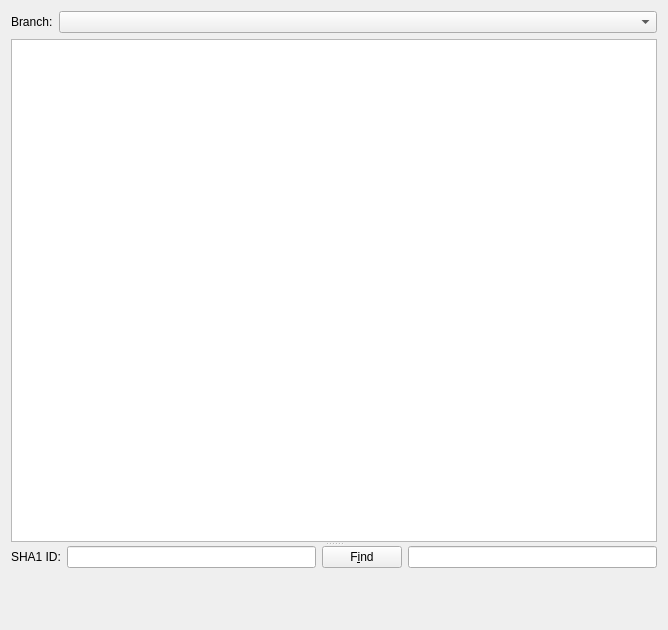
<?xml version="1.0" encoding="UTF-8"?>
<ui version="4.0">
 <class>GitView</class>
 <widget class="QWidget" name="GitView">
  <property name="geometry">
   <rect>
    <x>0</x>
    <y>0</y>
    <width>668</width>
    <height>630</height>
   </rect>
  </property>
  <property name="windowTitle">
   <string>GitView</string>
  </property>
  <layout class="QVBoxLayout" name="verticalLayout_2">
   <item>
    <layout class="QHBoxLayout" name="horizontalLayout">
     <property name="sizeConstraint">
      <enum>QLayout::SetDefaultConstraint</enum>
     </property>
     <item>
      <widget class="QLabel" name="lbBranch">
       <property name="sizePolicy">
        <sizepolicy hsizetype="Fixed" vsizetype="Preferred">
         <horstretch>0</horstretch>
         <verstretch>0</verstretch>
        </sizepolicy>
       </property>
       <property name="text">
        <string>Branch:</string>
       </property>
      </widget>
     </item>
     <item>
      <widget class="QComboBox" name="cbBranch"/>
     </item>
    </layout>
   </item>
   <item>
    <widget class="QSplitter" name="splitter">
     <property name="frameShape">
      <enum>QFrame::NoFrame</enum>
     </property>
     <property name="orientation">
      <enum>Qt::Vertical</enum>
     </property>
     <widget class="LogView" name="logView" native="true"/>
     <widget class="QWidget" name="verticalLayoutWidget">
      <layout class="QVBoxLayout" name="verticalLayout">
       <item>
        <layout class="QHBoxLayout" name="horizontalLayout_2">
         <item>
          <widget class="QLabel" name="label">
           <property name="text">
            <string>SHA1 ID:</string>
           </property>
          </widget>
         </item>
         <item>
          <widget class="QLineEdit" name="leSha1"/>
         </item>
         <item>
          <widget class="QPushButton" name="btnFind">
           <property name="text">
            <string>F&amp;ind</string>
           </property>
          </widget>
         </item>
         <item>
          <widget class="QLineEdit" name="leFindWhat"/>
         </item>
        </layout>
       </item>
       <item>
        <widget class="DiffView" name="diffView" native="true"/>
       </item>
      </layout>
     </widget>
    </widget>
   </item>
  </layout>
 </widget>
 <customwidgets>
  <customwidget>
   <class>LogView</class>
   <extends>QListView</extends>
   <header>logview.h</header>
   <container>1</container>
  </customwidget>
  <customwidget>
   <class>DiffView</class>
   <extends>QWidget</extends>
   <header>diffview.h</header>
   <container>1</container>
  </customwidget>
 </customwidgets>
 <resources/>
 <connections/>
</ui>
